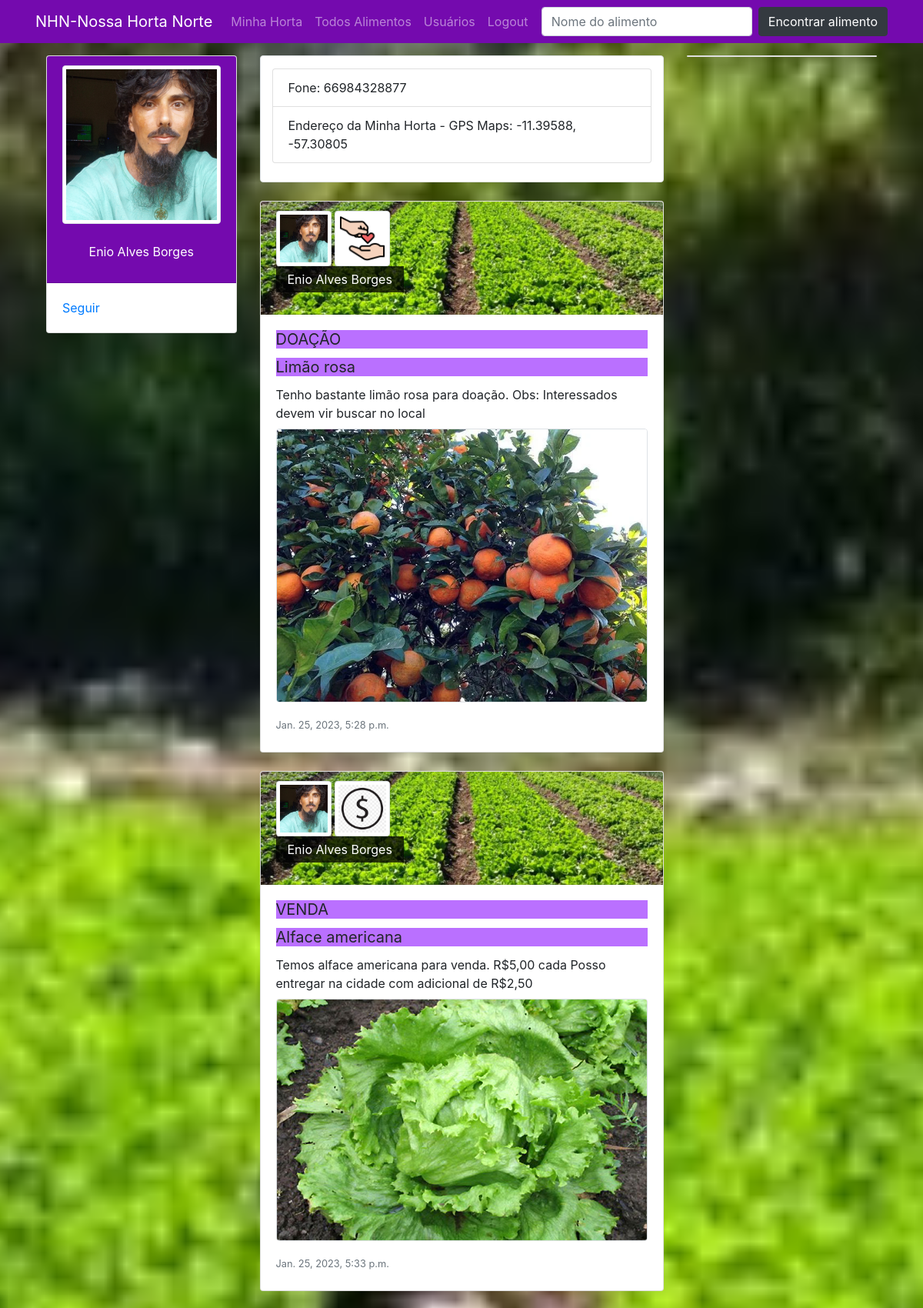
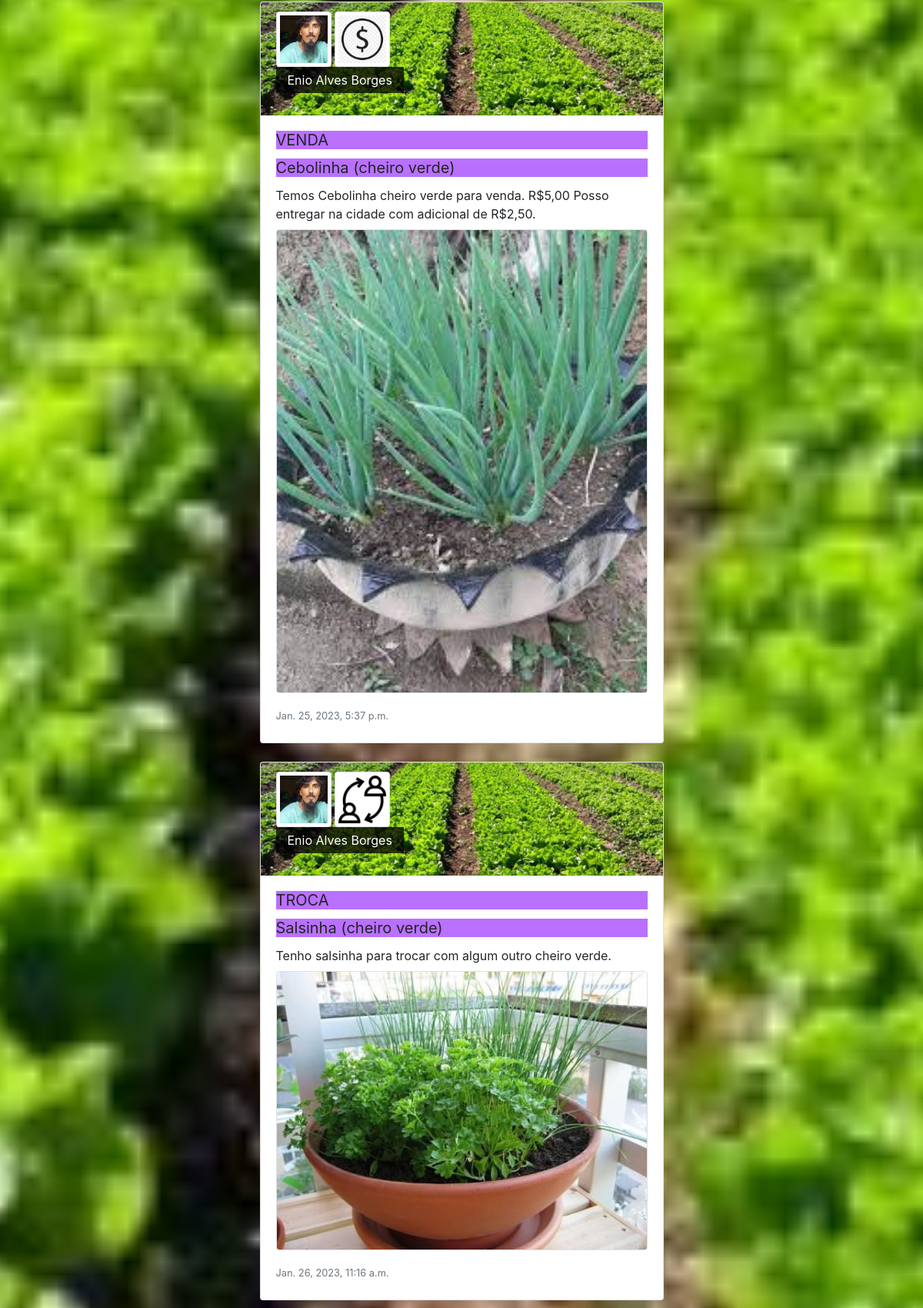
The page /perfil/1/ (signed in, upper part) on the database its author committed (2 pictures, top to bottom).
### perfis/models.py (models this page shows, shortened)
class Perfil(models.Model):
    nome = models.CharField(max_length=255, null=False)
    telefone = models.CharField(max_length=15, null=True, blank=True)
    endereco_maps = models.CharField(max_length=255, null=True, blank=True)
    imagem_perfil = models.ImageField(null=True, blank=True, upload_to='uploads/fotoperfil/')
    imagem_capa = models.ImageField(null=True, blank=True, upload_to='uploads/fotocapa/')
    cor = models.CharField(max_length=10, default='#455A64')
    contatos = models.ManyToManyField('self')
    usuario = models.OneToOneField(User, related_name='perfil', on_delete=models.CASCADE)
    @property
    def email(self):
        return self.usuario.email

class Post(models.Model):
    RELACAO_PRODUTO = [
        ("VENDA", "VENDA - Alimento disponível para venda"),
        ("TROCA", "TROCA - Alimento disponível para troca"),
        ("DOAÇÃO", "DOAÇÃO - Alimento disponível para doação")
    ]
    relacao = models.CharField(verbose_name = "Relação", max_length = 10, choices=RELACAO_PRODUTO, default="VENDA")
    titulo = models.CharField(max_length=250)
    text = models.TextField()
    data_postagem = models.DateTimeField(auto_now=True)
    perfil = models.ForeignKey(Perfil, on_delete=models.CASCADE, related_name='posts')
    imagem = models.ImageField(null=True, blank=True, upload_to='uploads/postagem/')

### perfis/views.py (the view)
# urls.py: path('perfil/<int:perfil_id>/', views.exibir_perfil, name='exibir'),
@login_required(login_url='login')
def exibir_perfil(request, perfil_id):
    dados = {}
    dados['perfil'] = Perfil.objects.get(id=perfil_id)
    dados['perfil_logado'] = perfil_logado = request.user.perfil
    dados['ja_eh_contato'] = dados['perfil_logado'].contatos.filter(id=dados['perfil'].id)
    dados['timeline'] = dados['perfil'].posts.all()
    return render(request, 'perfil.html', dados)

### perfis/templates/perfil.html (shortened to what this page needs)
{% load static %}
<!DOCTYPE html>
<html lang="pt-br">
<head>
    <link rel="stylesheet" href="https://stackpath.bootstrapcdn.com/bootstrap/4.3.1/css/bootstrap.min.css"
>
    <link rel="stylesheet" href="{% static '/css/estilo.css' %}">
</head>
<body style="{% if perfil_logado.imagem_capa %} background: url('/media/{{ perfil_logado.imagem_capa }}'); {% else %} background: #CFD8DC; {% endif %}
                background-repeat: no-repeat;
                background-size: cover;
                background-position: center;
                background-attachment: fixed;">
    <div class="navbar-dark fixed-top" style="background: {{ perfil_logado.cor }};">
        <nav class="navbar container navbar-expand-lg">
            <a class="navbar-brand" href="/">NHN-Nossa Horta Norte</a>
            <div class="collapse navbar-collapse" id="navbarSupportedContent">
                <ul class="navbar-nav mr-auto">
                    <li class="nav-item">
                        <a class="nav-link" href="{% url 'minhas_postagens' %}">Minha Horta</a>
                    </li>
                    <li class="nav-item">
                        <a class="nav-link" href="{% url 'todos_alimentos' %}">Todos Alimentos</a>
                    </li>
                    <li class="nav-item">
                        <a class="nav-link" href="{% url 'buscar_usuario' %}">Usuários</a>
                    </li>
                    <li class="nav-item">
                        <a class="nav-link" href="{% url 'deslogar' %}">Logout</a>
                    </li>
                </ul>
                <form method="POST" action="{% url 'buscar_alimento' %}"
                    class="form-inline my-2 my-lg-0 form-buscalimento">
                    <input class="form-control mr-sm-2" type="search" name="buscalimento" placeholder="Nome do alimento">
                    <button class="btn btn-dark my-2 my-sm-0" type="submit">Encontrar alimento</button>
                </form>
            </div>
        </nav>
    </div>
	<main class="mt-5 index">
		<div class="row container">
			<section class="col col-sm-12 col-md-3 col-lg-3 col-xl-3 mt-4 opcoes-do-usuario">
				<div class="card">
					<div class="card-header center-center" style="background: {{ perfil.cor }};;" data-toggle="tooltip"
						data-placement="bottom" title="Alterar foto do perfil">
						<img src="{% if perfil.imagem_perfil %} /media/{{ perfil.imagem_perfil }}
                        {% else %} {% static 'media/img/user.png' %} {% endif %}" alt="Usuário" width="100%"
							class="img-fluid img-thumbnail"><br>
						<p class="text-white">{{ perfil.nome }}</p>
					</div>
					<div class="card-body">
						{% if ja_eh_contato %}
							<a href="#">Deixar de Seguir</a><br>
							{% if perfil_logado.usuario.is_superuser %}
								{% if perfil.usuario.is_superuser %}
									<a href="{% url 'retirar_superuser' perfil.id %}">Retirar superuser</a><br>
								{% else %}
									<a href="{% url 'tornar_superuser' perfil.id %}">Tornar superuser</a><br>
								{% endif %}
								{% if perfil.usuario.is_active %}
									<a href="{% url 'bloquear_user' perfil.id %}">Bloquear usuário</a><br>
								{% else %}
									<a href="{% url 'desbloquear_user' perfil.id %}">Desbloquear usuário</a><br>
								{% endif %}
							{% endif %}
						{% else %}
                            <a href="#">Seguir</a>
						{% endif %}
					</div>
				</div>
			</section>
			<div class="timeline col col-sm-12 col-md-6 mt-4">
				<div class="container bg-white py-3 border rounded">
					<ul class="list-group mb-2">
						<li class="list-group-item">Fone: {{ perfil.telefone }}</li>
						<li class="list-group-item">Endereço da Minha Horta - GPS Maps: {{ perfil.endereco_maps }}</li>
					</ul>
				</div>
				{% if timeline %}
				{% for post in timeline %}
				<div class="card post-index my-4" style="max-width: 100%;">
					<div class="no-gutters">
						<div class="card-header" style="{% if post.perfil.imagem_capa %} background: url('/media/{{ post.perfil.imagem_capa }}'); {% else %} background: url('{% static 'media/img/bg01.jpg' %}'); {% endif %}
                                                background-repeat: no-repeat;
                                                background-size: cover;
                                                background-position: center;">
							<img src="{% if post.perfil.imagem_perfil %} /media/{{ post.perfil.imagem_perfil }} {% else %} {% static 'media/img/user.png' %} {% endif %}"
								width="72" alt="Usuário" class="img-thumbnail">
                                <img src="{% if post.relacao == 'VENDA' %} {% static '/media/img/sifrao.png' %} {% elif post.relacao == 'TROCA' %} {% static '/media/img/troca.png' %} {% elif post.relacao == 'DOAÇÃO' %} {% static '/media/img/doacao.png' %} {% endif %}" width="72" alt="Usuário" class="img-thumbnail">
							<p class="text-white">{{ post.perfil.nome }}</p>
						</div>
						<div class="card-body pb-4">
							<h5 class="card-title">{{ post.relacao }}</h5>
                            <h5 class="card-title">{{ post.titulo }}</h5>
							<p class="card-text">
								{{ post.text }}
								{% if post.imagem %}
								<img src="/media/{{ post.imagem }}" alt="Post imagem"
									class="img-fluid full-w border rounded mt-2">
								{% endif %}
							</p>
							<p class="card-text"><small class="text-muted">{{ post.data_postagem }}</small>
							</p>
						</div>
					</div>
				</div>
				{% endfor %}
				{% endif %}
			</div>
			<aside class="col col-sm-12 col-md-12 col-lg-3 col-xl-3 mt-4">
                <div class="bg-white card">
                </div>
            </aside>
        </div>
    </main>
</body>
</html>

### perfis/static/css/estilo.css (style rules this page uses)
html, body { height: 100%; }
h5 { background: #8400ff8f; font-weight: normal; }
main.index { min-height: calc(100% - 56px); display: flex; flex-direction: row; justify-content: center; }
.post-index .card-header p { width: fit-content; background: #000000bb; padding: 5px 15px; }
.opcoes-do-usuario { display: flex; flex-direction: column; justify-content: flex-start; align-items: center; }
.center-center { display: flex; flex-direction: column; justify-content: center; align-items: center; }
.full-w { width: 100%; }

### rows shown on the page
Perfil: imagem_perfil (picture), nome "Enio Alves Borges", telefone "66984328877", endereco_maps "-11.39588, -57.30805"
Post: perfil.imagem_capa (picture), perfil.imagem_perfil (picture), perfil.nome "Enio Alves Borges", relacao "DOAÇÃO", titulo "Limão rosa", text "Tenho bastante limão rosa para doação. Obs: Interessados devem vir buscar no local", imagem (picture), data_postagem "Jan. 25, 2023, 5:28 p.m."
Post: perfil.imagem_capa (picture), perfil.imagem_perfil (picture), perfil.nome "Enio Alves Borges", relacao "VENDA", titulo "Alface americana", text "Temos alface americana para venda. R$5,00 cada Posso entregar na cidade com adicional de R$2,50", imagem (picture), data_postagem "Jan. 25, 2023, 5:33 p.m."
Post: perfil.imagem_capa (picture), perfil.imagem_perfil (picture), perfil.nome "Enio Alves Borges", relacao "VENDA", titulo "Cebolinha (cheiro verde)", text "Temos Cebolinha cheiro verde para venda. R$5,00 Posso entregar na cidade com adicional de R$2,50.", imagem (picture), data_postagem "Jan. 25, 2023, 5:37 p.m."
Post: perfil.imagem_capa (picture), perfil.imagem_perfil (picture), perfil.nome "Enio Alves Borges", relacao "TROCA", titulo "Salsinha (cheiro verde)", text "Tenho salsinha para trocar com algum outro cheiro verde.", imagem (picture), data_postagem "Jan. 26, 2023, 11:16 a.m."
